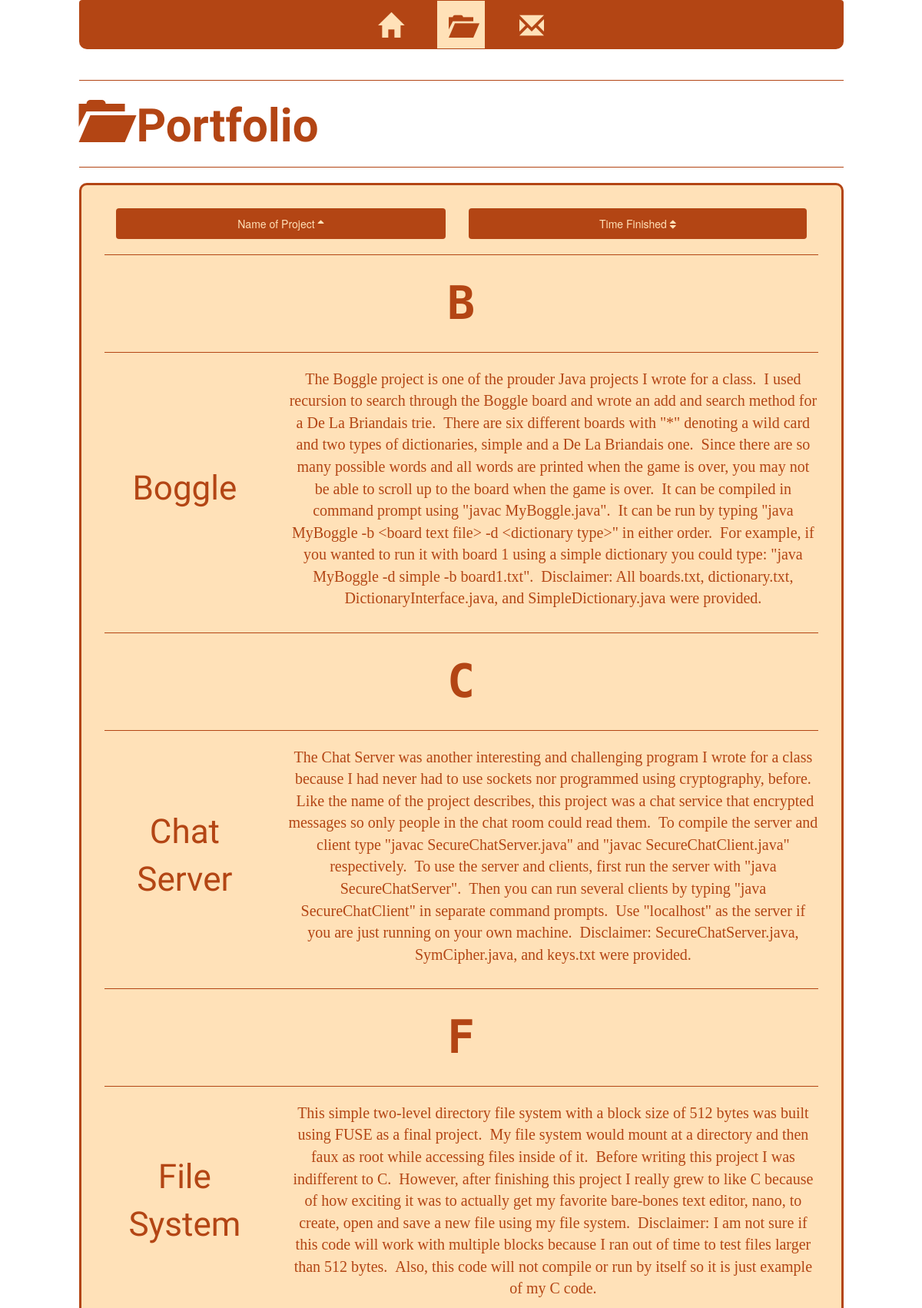
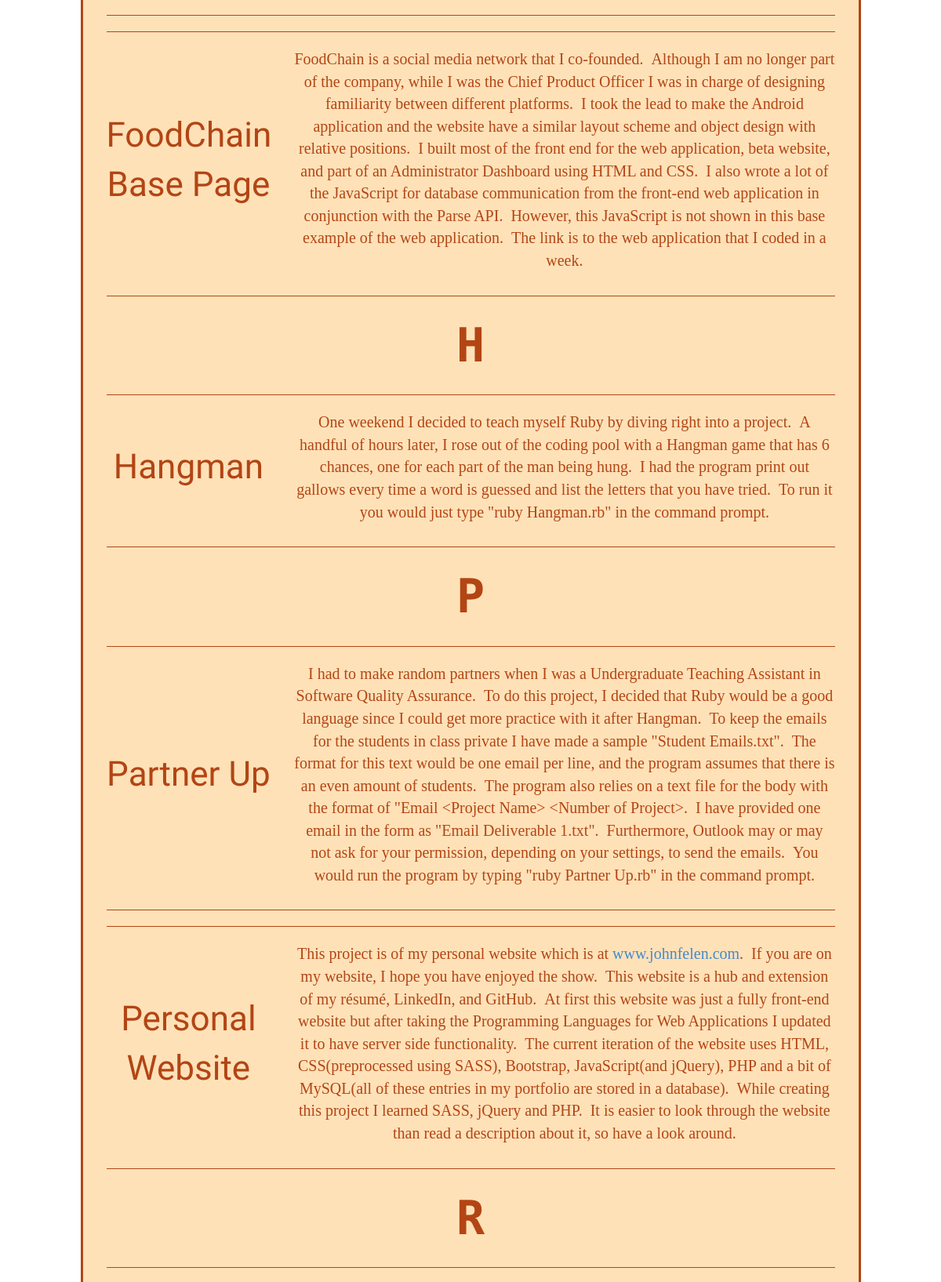
The page /legacy/portfolio.php?name=fa-sort-asc (upper part) on the database its author committed (2 pictures, top to bottom).
### legacy/portfolio.php (the view, shortened to what this page needs)
<?php
    $pageName = "Portfolio";
    $glyphiconName = "folder-open";
    include( "php_include_files/header.php" );
    require( "php_include_files/portfolio-functions.php" );
    $portfolioDB = new mysqli( "localhost", "root", "jfelen62", "personal website" );
    if( isset( $_GET[ "name" ] ) )
    {
        $name =  $_GET[ "name" ];
        $result = queryProjects( $portfolioDB, $name, "Name" );
        $currComparator = "z";
        $sortType = "NAME";
        $nextName = getNextHref( $name );
        $time = "fa-sort";
        $nextTime = "fa-sort-asc";
    }
    echo "
    <ul class=\"nav nav-pills nav-justified\">
        <li><a href=\"portfolio.php?name={$nextName}\">Name of Project <i class=\"fa {$name}\"></i></a></li>
        <li><a href=\"portfolio.php?time={$nextTime}\">Time Finished <i class=\"fa {$time}\"></i></a></li>
    </ul>";
    echo "<hr class=\"brown\">";
    while( $row = $result->fetch_assoc() )
    {
        $currComparator = printTierChange( $currComparator, $sortType, $row );
        echo "
        <hr class=\"brown\">
        <div class=\"row vertical-center\">
            <div class=\"col-xs-3\">
                <p class=\"font-ubuntu font-large font-center colored-link\">
                    <a href=\"{$row[ "Link" ]}\" title=\"{$row[ "Link" ]}\" target=\"_blank\">{$row[ "Name" ]}</a>
                </p>
            </div>
            <div class=\"col-xs-9\">
                <p class=\"font-vollkorn font-center font-small brown\">{$row[ "Description" ]}</p>
            </div>
        </div>
        <hr class=\"brown\">";
    }
    include( "php_include_files/footer.php" );
?>

### legacy/php_include_files/header.php (shortened to what this page needs)
<!DOCTYPE html>
<html lang="en">
    <head>
        <?php
            $callingFullPath = explode("/", $_SERVER["SCRIPT_FILENAME"] );
            $callingScript = $callingFullPath[ count( $callingFullPath ) - 1 ];
        ?>
        <link rel="stylesheet" href="http://maxcdn.bootstrapcdn.com/bootstrap/3.3.6/css/bootstrap.min.css">
        <link rel="stylesheet" href="https://maxcdn.bootstrapcdn.com/font-awesome/4.5.0/css/font-awesome.min.css">
		<link href="css/bootstrap.min.css" rel="stylesheet">
        <link href="css/personalstyle.css" rel="stylesheet">
    </head>
    <body class="bg-map"<?php echo ( $callingScript === "index.php" ) ? " onload=\"printNextLine()\" onclick=\"printNextLine()\"" : "";?>>
        <?php include( "php_include_files/start-row-10.php" ); ?>
        <div class="navbar">
            <div class="navbar-collapse">
                <ul class="nav navbar-nav">
                    <li<?php echo ( $pageName === "Home" ) ? " class=\"active\"" : ""; ?>>
                        <a href="index.php" title="Home"><span class="glyphicon glyphicon-home"></span></a>
                    </li>
                    <li<?php echo ( $pageName === "Portfolio" ) ? " class=\"active\"" : ""; ?>>
                        <a href="portfolio.php" title="Portfolio"><span class="glyphicon glyphicon-folder-open"></a>
                    </li>
                    <li<?php echo ( $pageName === "Contact Me" ) ? " class=\"active\"" : ""; ?>>
                        <a href="contact.php" title="Contact Me"><span class="glyphicon glyphicon-envelope"></a>
                    </li>
                </ul>
            </div>
        </div>
        <?php include( "php_include_files/end-row-10.php" ); ?>
        <?php include( "php_include_files/start-row-10.php" ); ?>
        <hr class="brown">
            <h1 class="font-ubuntu font-header brown">
                <?php
                    echo "<span class=\"glyphicon glyphicon-{$glyphiconName} brown\"></span>";
                    echo ( $pageName === "Portfolio" ) ? " {$pageName}" : "{$pageName}";
                ?>
            </h1>
        <hr class="brown">
        <?php include( "php_include_files/end-row-10.php" ); ?>
        <?php include( "php_include_files/start-row-10.php" ); ?>
        <div class="container-main">

### legacy/php_include_files/start-row-10.php
<div class="row">
<div class="col-xs-1"></div>
    <div class="col-xs-10">

### legacy/php_include_files/end-row-10.php
    </div>
<div class="col-xs-1"></div>
</div>

### legacy/php_include_files/portfolio-functions.php
<?php
    function getNextHref( $currHref )
    {
        if( $currHref === "fa-sort" )
        {
            return "fa-sort-asc";
        }
        else if( $currHref === "fa-sort-asc" )
        {
            return "fa-sort-desc";
        }
        else
        {
            return "fa-sort-asc";
        }
    }
    function queryProjects( $portfolioDB, $currSortChoice, $orderAttribute )
    {
        if( $currSortChoice === "fa-sort-asc" )
        {
            $result = $portfolioDB->query( "SELECT * FROM `project descriptions` ORDER BY `{$orderAttribute}` ASC" );
        }
        else if( $currSortChoice === "fa-sort-desc" )
        {
            $result = $portfolioDB->query( "SELECT * FROM `project descriptions` ORDER BY `{$orderAttribute}` DESC" );
        }
        if( !$result )
        {
            die( "Error with query" );
        }
        else
        {
            return $result;
        }
    }
    function printTierChange( $currComparator, $sortType, $row )
    {
        if( $sortType === "NAME" && $currComparator !== $row[ "Name" ][ 0 ] )
        {
            $currComparator = $row[ "Name" ][ 0 ];
            echo "<p class=\"font-ubuntu-mono font-header font-center brown\">{$currComparator}</p>";
        }
        else if( $sortType === "YEAR" && $currComparator !== date( "Y", strtotime( $row[ "Month Finished" ] ) ) )
        {
            $currComparator = date( "Y", strtotime( $row[ "Month Finished" ] ) );
            echo "<p class=\"font-ubuntu-mono font-header font-center brown\">{$currComparator}</p>";
        }
        return $currComparator;
    }
?>

### legacy/php_include_files/footer.php (shortened to what this page needs)
        </div>
        <?php include( "php_include_files/end-row-10.php" ); ?>
        <?php include( "php_include_files/start-row-10.php" ); ?>
        <?php include( "php_include_files/end-row-10.php" ); ?>
	</body>
</html>

### legacy/css/personalstyle.css (style rules this page uses)
body { overflow-x: hidden; }
.bg-map { background: url("../images/old-map.png") repeat 0 0; }
.brown { color: #B34514; border-color: #B34514; }
.container-main { padding: 30px; background-color: #FFE1B8; border-radius: 10px; border-color: #B34514; border-style: solid; }
.colored-link > a { color: #B34514; }
.vertical-center { display: flex; justify-content: center; align-items: center; }
.font-ubuntu { font-family: 'Ubuntu', sans-serif; }
.font-ubuntu-mono { font-family: 'Ubuntu Mono'; }
.font-vollkorn { font-family: 'Vollkorn', Georgia, Times, serif; }
.font-small { font-size: 20px; }
.font-large { font-size: 44px; }
.font-header { font-weight: 700; font-size: 60px; }
.font-center { text-align: center; }
.navbar { background-color: #B34514; border-bottom-left-radius: 10px; border-bottom-right-radius: 10px; font-size: 32px; }
.nav > li.active > a { margin-left: 15px; margin-right: 15px; background-color: #FFE1B8; color: #B34514; }
.nav > li > a { margin-left: 15px; margin-right: 15px; background-color: #B34514; color: #FFE1B8; }
@media (min-width: 768px) { .nav.navbar-nav { float: left; } }
@media (min-width: 768px) { .nav.navbar-nav { clear: left; float: left; margin: 0; padding: 0; position: relative; left: 50%; text-align: center; } }
@media (min-width: 768px) { .nav.navbar-nav > li { position: relative; right: 50%; } }
@media (min-width: 768px) { .nav.navbar-nav li { text-align: left; } }

### rows shown on the page
project descriptions: Name "B", Name "Boggle", Description "The Boggle project is one of the prouder Java projects I wrote for a class. I used recursion to search through the Boggle board and wrote an add and search method for a De La Briandais trie. There are six different boards with \"*\" denoting a wild card and two types of dictionaries, simple and a De La Briandais one. Since there are so many possible words and all words are printed when the game is over, you may not be able to scroll up to the board when the game is over. It can be compiled in command prompt using \"javac MyBoggle.java\". It can be run by typing \"java MyBoggle -b <board text file> -d <dictionary type>\" in either order. For example, if you wanted to run it with board 1 using a…"
project descriptions: Name "C", Name "Chat Server", Description "The Chat Server was another interesting and challenging program I wrote for a class because I had never had to use sockets nor programmed using cryptography, before. Like the name of the project describes, this project was a chat service that encrypted messages so only people in the chat room could read them. To compile the server and client type \"javac SecureChatServer.java\" and \"javac SecureChatClient.java\" respectively. To use the server and clients, first run the server with \"java SecureChatServer\". Then you can run several clients by typing \"java SecureChatClient\" in separate command prompts. Use \"localhost\" as the server if you are just running on your own machine. Disclaimer:…"
project descriptions: Name "F", Name "File System", Description "This simple two-level directory file system with a block size of 512 bytes was built using FUSE as a final project. My file system would mount at a directory and then faux as root while accessing files inside of it. Before writing this project I was indifferent to C. However, after finishing this project I really grew to like C because of how exciting it was to actually get my favorite bare-bones text editor, nano, to create, open and save a new file using my file system. Disclaimer: I am not sure if this code will work with multiple blocks because I ran out of time to test files larger than 512 bytes. Also, this code will not compile or run by itself so it is just example of my C code."
project descriptions: Name "FoodChain Base Page", Description "FoodChain is a social media network that I co-founded. Although I am no longer part of the company, while I was the Chief Product Officer I was in charge of designing familiarity between different platforms. I took the lead to make the Android application and the website have a similar layout scheme and object design with relative positions. I built most of the front end for the web application, beta website, and part of an Administrator Dashboard using HTML and CSS. I also wrote a lot of the JavaScript for database communication from the front-end web application in conjunction with the Parse API. However, this JavaScript is not shown in this base example of the web application. The link…"
project descriptions: Name "H", Name "Hangman", Description "One weekend I decided to teach myself Ruby by diving right into a project. A handful of hours later, I rose out of the coding pool with a Hangman game that has 6 chances, one for each part of the man being hung. I had the program print out gallows every time a word is guessed and list the letters that you have tried. To run it you would just type \"ruby Hangman.rb\" in the command prompt."
project descriptions: Name "P", Name "Partner Up", Description "I had to make random partners when I was a Undergraduate Teaching Assistant in Software Quality Assurance. To do this project, I decided that Ruby would be a good language since I could get more practice with it after Hangman. To keep the emails for the students in class private I have made a sample \"Student Emails.txt\". The format for this text would be one email per line, and the program assumes that there is an even amount of students. The program also relies on a text file for the body with the format of \"Email <Project Name> <Number of Project>. I have provided one email in the form as \"Email Deliverable 1.txt\". Furthermore, Outlook may or may not ask for your permission, depending on…"
project descriptions: Name "Personal Website", Description "This project is of my personal website which is at www.johnfelen.com . If you are on my website, I hope you have enjoyed the show. This website is a hub and extension of my résumé, LinkedIn, and GitHub. At first this website was just a fully front-end website but after taking the Programming Languages for Web Applications I updated it to have server side functionality. The current iteration of the website uses HTML, CSS(preprocessed using SASS), Bootstrap, JavaScript(and jQuery), PHP and a bit of MySQL(all of these entries in my portfolio are stored in a database). While creating this project I learned SASS, jQuery and PHP. It is easier to look through the website than read a description…"
project descriptions: Name "R"

### other values the page prints
$pageName "Portfolio"
